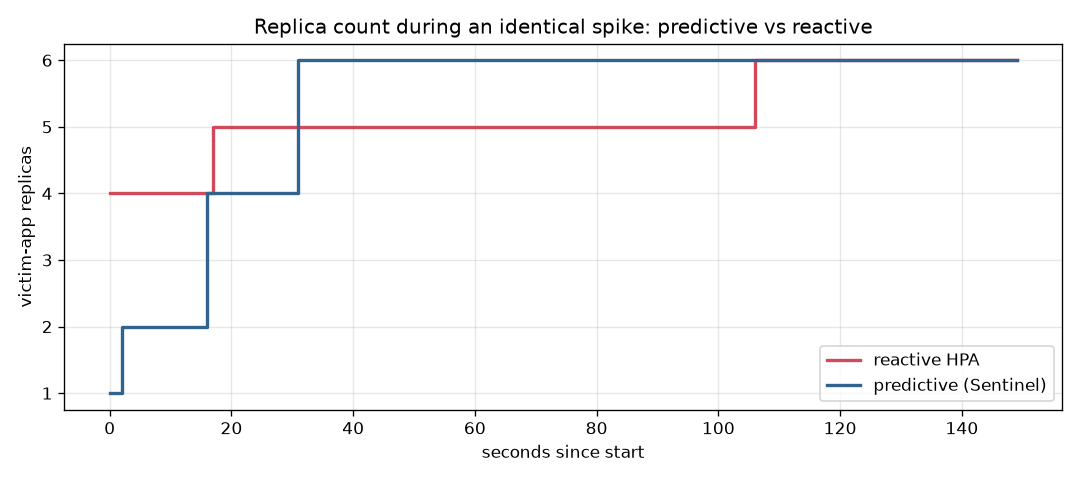

This chart was generated by the following Python code:
"""Phase 4: overlay the reactive vs predictive experiment.

Reads the capture files written by loadtest/capture.sh for two runs (labels
'reactive' and 'predictive') and produces, in this benchmarks/ dir:
  - compare.png : replica-count timeline for both modes (the money shot)
  - compare.md  : summary table (p95/p99 latency, error rate, failed requests)

Usage (after both captures):  python compare.py
Self-check on dummy data:     python compare.py --selfcheck
"""
import argparse
import json
import os
import sys

HERE = os.path.dirname(os.path.abspath(__file__))


def load_replicas(path):
    import pandas as pd
    df = pd.read_csv(path)
    df["t"] = df["timestamp"] - df["timestamp"].iloc[0]  # elapsed seconds
    return df


def load_load(label, benchdir):
    """Load aggregate latency/error stats: k6 JSON preferred, else locust CSV."""
    j = os.path.join(benchdir, f"{label}_load.json")
    if os.path.exists(j):
        with open(j) as f:
            d = json.load(f)
        return {"p95_ms": d.get("p95_ms"), "p99_ms": d.get("p99_ms"),
                "error_rate": d.get("error_rate"), "failed": d.get("failed_requests"),
                "total": d.get("total_requests")}
    c = os.path.join(benchdir, f"{label}_load_stats.csv")
    if os.path.exists(c):
        import pandas as pd
        row = pd.read_csv(c)
        agg = row[row["Name"] == "Aggregated"].iloc[0]
        total = float(agg["Request Count"])
        return {"p95_ms": float(agg["95%"]), "p99_ms": float(agg["99%"]),
                "error_rate": float(agg["Failure Count"]) / total if total else 0.0,
                "failed": int(agg["Failure Count"]), "total": int(total)}
    return None


def make_chart(reactive_df, predictive_df, out_png):
    import matplotlib
    matplotlib.use("Agg")  # headless
    import matplotlib.pyplot as plt
    fig, ax = plt.subplots(figsize=(9, 4))
    ax.plot(reactive_df["t"], reactive_df["replicas"], label="reactive HPA",
            color="#d1495b", drawstyle="steps-post", linewidth=2)
    ax.plot(predictive_df["t"], predictive_df["replicas"], label="predictive (Sentinel)",
            color="#30638e", drawstyle="steps-post", linewidth=2)
    ax.set_xlabel("seconds since start")
    ax.set_ylabel("victim-app replicas")
    ax.set_title("Replica count during an identical spike: predictive vs reactive")
    ax.legend()
    ax.grid(alpha=0.3)
    fig.tight_layout()
    fig.savefig(out_png, dpi=120)
    plt.close(fig)


def summary_md(loads):
    lines = ["| metric | reactive | predictive |", "|---|---|---|"]

    def row(name, key, fmt):
        def cell(d):
            return fmt(d[key]) if d and d.get(key) is not None else "—"
        lines.append(f"| {name} | {cell(loads['reactive'])} | {cell(loads['predictive'])} |")

    row("p95 latency (ms)", "p95_ms", lambda v: f"{v:.1f}")
    row("p99 latency (ms)", "p99_ms", lambda v: f"{v:.1f}")
    row("error rate", "error_rate", lambda v: f"{v * 100:.2f}%")
    row("failed requests", "failed", lambda v: f"{int(v)}")
    row("total requests", "total", lambda v: f"{int(v)}")
    return "\n".join(lines)


def run(benchdir, reactive="reactive", predictive="predictive", out=None):
    out = out or benchdir
    rdf = load_replicas(os.path.join(benchdir, f"{reactive}_replicas.csv"))
    pdf = load_replicas(os.path.join(benchdir, f"{predictive}_replicas.csv"))
    png = os.path.join(out, "compare.png")
    make_chart(rdf, pdf, png)

    loads = {"reactive": load_load(reactive, benchdir),
             "predictive": load_load(predictive, benchdir)}
    md = ["# Predictive vs Reactive", "",
          f"![replica timeline](compare.png)", "",
          summary_md(loads), "",
          "Reactive scales *after* CPU crosses the target; predictive raises "
          "minReplicas *before* the spike (see the earlier step in the chart)."]
    with open(os.path.join(out, "compare.md"), "w") as f:
        f.write("\n".join(md) + "\n")
    return png, loads


def selfcheck():
    """Prove the pipeline runs end-to-end on DUMMY data in a temp dir."""
    import tempfile
    import pandas as pd
    with tempfile.TemporaryDirectory() as d:
        base = 1_000_000
        # reactive: replicas climb late (reacting); predictive: climb early.
        pd.DataFrame({"timestamp": [base + 2 * i for i in range(20)],
                      "replicas": [1] * 10 + [1, 2, 3, 4, 5, 5, 5, 5, 4, 3]}
                     ).to_csv(os.path.join(d, "reactive_replicas.csv"), index=False)
        pd.DataFrame({"timestamp": [base + 2 * i for i in range(20)],
                      "replicas": [1, 2, 4, 5, 5, 5, 5, 5, 5, 5, 5, 5, 5, 4, 3, 2, 1, 1, 1, 1]}
                     ).to_csv(os.path.join(d, "predictive_replicas.csv"), index=False)
        with open(os.path.join(d, "reactive_load.json"), "w") as f:
            json.dump({"p95_ms": 420.0, "p99_ms": 980.0, "error_rate": 0.031,
                       "failed_requests": 57, "total_requests": 1840}, f)
        with open(os.path.join(d, "predictive_load.json"), "w") as f:
            json.dump({"p95_ms": 180.0, "p99_ms": 240.0, "error_rate": 0.0,
                       "failed_requests": 0, "total_requests": 1860}, f)
        png, loads = run(d)
        assert os.path.getsize(png) > 0, "chart not written"
        md = open(os.path.join(d, "compare.md")).read()
        assert "predictive" in md and "p99 latency" in md, md
        assert loads["predictive"]["failed"] == 0
    print("selfcheck OK (dummy data; real chart needs cluster captures)")


def main():
    ap = argparse.ArgumentParser()
    ap.add_argument("--benchdir", default=HERE)
    ap.add_argument("--reactive", default="reactive")
    ap.add_argument("--predictive", default="predictive")
    ap.add_argument("--selfcheck", action="store_true")
    args = ap.parse_args()
    if args.selfcheck:
        return selfcheck()
    for label in (args.reactive, args.predictive):
        if not os.path.exists(os.path.join(args.benchdir, f"{label}_replicas.csv")):
            sys.exit(f"missing {label}_replicas.csv in {args.benchdir} — run loadtest/capture.sh first")
    png, _ = run(args.benchdir, args.reactive, args.predictive)
    print(f"wrote {png} and compare.md")


if __name__ == "__main__":
    main()
